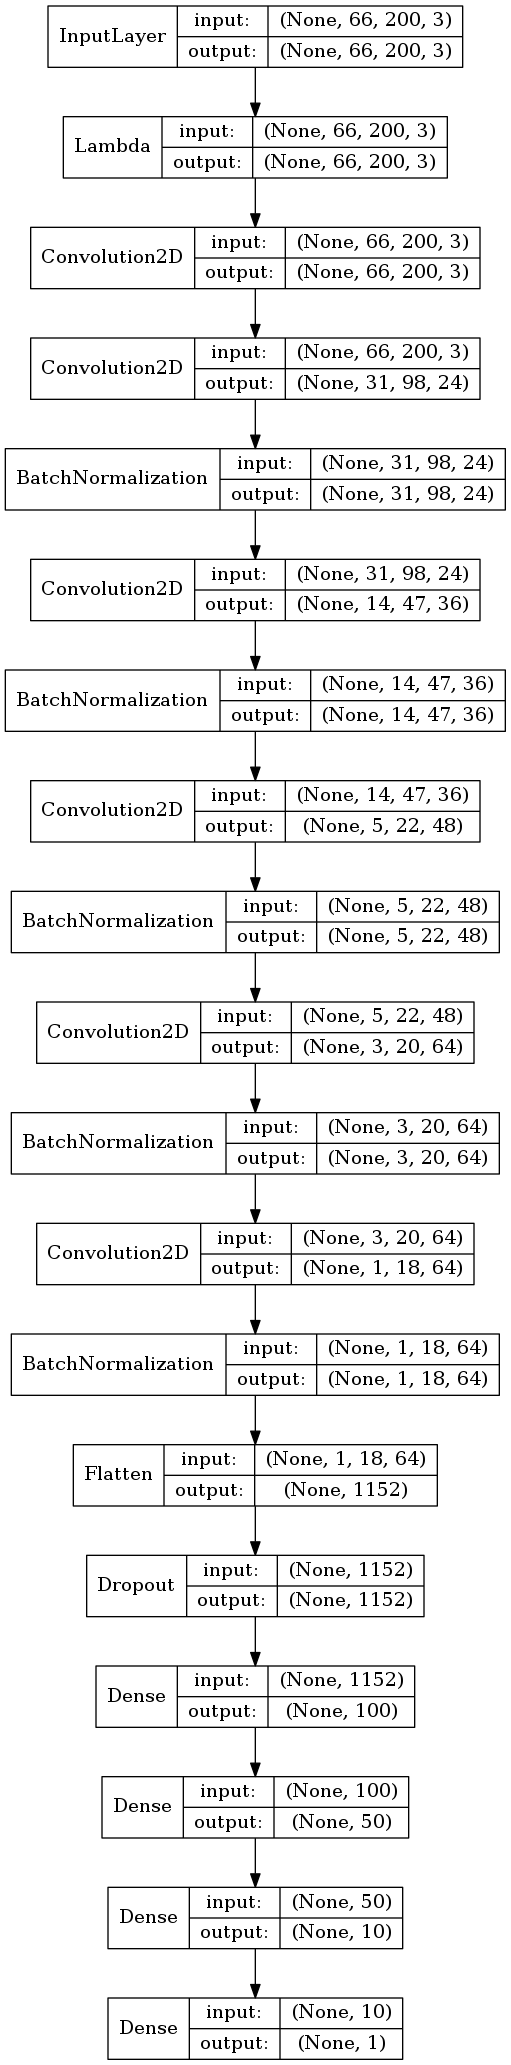

Python code for this plot:
import csv
import cv2
import numpy as np
from sklearn.model_selection import train_test_split
from sklearn.utils import shuffle
from keras.callbacks import ModelCheckpoint, LambdaCallback
from keras.utils.visualize_util import plot
from keras.models import load_model
import tensorflow as tf
import random

import matplotlib.pyplot as plt
import json
import signal

# Signal handler to catch SIGINT to be able to pause the training
pause = False
def signal_handler(sig, frame):
        print("")
        global pause
        pause = True
signal.signal(signal.SIGINT, signal_handler)

def calc_correction_factor(measurement, left, correction_dist=40.0):
    """ Calculates the measurement for the left and right images.

    The corrected measurement is calculated by using a triangle with the sides 1 and correction_dist
    and the angle measurement between both. With these the corresponding angle for the side image is
    calculated.

    Args:
        measurement:    the original measurement for the center image
        left:           bool if the measurement is for the left or the right image
    Returns:
        the corrected measurement
    """
    b = 1.0
    c = correction_dist
    if left:
        alpha = 90+measurement*25.0
    else:
        alpha = 90-measurement*25.0
    a = np.sqrt(b**2.0+c**2.0-2.0*b*c*np.cos(np.deg2rad(alpha)))
    gamma = np.rad2deg(np.arcsin((c*np.sin(np.deg2rad(alpha)))/a))
    if left:
        return (90-gamma)/25.0
    else:
        return (gamma-90)/25.0

def loadData(paths, reduce_zero_measurement=1, side_image_prob=1, correction_dist=40.0, gauss_noise=0.01,
                measurement_threshhold=0):
    """ Loads the cvs files from all given paths.

    Args:
        paths:                      list of paths which contain the training data
        reduce_zero_measurement:    probability for including measurements which are zeroself.
                                    Used to reduce the high amount of zero measurements
        side_image_prob:            probability for including each side image
        correction_dist:            factor to calculate the corecction for the side images
        gauss_noise:                std of gaussian noise which is added to the measurements
        measurement_threshhold:     threshhold to include only measurements which are greater then this threshhold
    Returns:
        images:                     the paths of the images
        measurements:               the corresponding measurements for the images
    """
    image_paths = list(map(lambda path: path+"IMG/", paths))
    cvs_paths = list(map(lambda path: path+"driving_log.csv", paths))

    images = []
    measurements = []
    normal_image_count = 0
    zero_measurement_count = 0
    side_image_count = 0

    for image_path, cvs_path in zip(image_paths, cvs_paths):
        with open(cvs_path) as csvfile:
            reader = csv.reader(csvfile)
            for line in reader:
                source_path = line[0]
                source_path_left = line[1]
                source_path_right = line[2]
                filename = source_path.split('/')[-1]
                filename_left = source_path_left.split('/')[-1]
                filename_right = source_path_right.split('/')[-1]

                try:
                    measurement = float(line[3])
                except ValueError:
                    continue
                if np.abs(measurement) < measurement_threshhold:
                    continue
                if measurement==0 and random.random()<reduce_zero_measurement:
                    images.append(image_path + filename)
                    measurements.append(measurement+random.gauss(0.0, gauss_noise))
                    zero_measurement_count += 1
                    if random.random()<side_image_prob:
                        images.append(image_path + filename_left)
                        measurements.append(calc_correction_factor(measurement, True, correction_dist=correction_dist)+random.gauss(0.0, gauss_noise))
                        side_image_count += 1
                    if random.random()<side_image_prob:
                        images.append(image_path + filename_right)
                        measurements.append(calc_correction_factor(measurement, False, correction_dist=correction_dist)+random.gauss(0.0, gauss_noise))
                        side_image_count += 1
                if measurement!=0:
                    images.append(image_path + filename)
                    measurements.append(measurement+random.gauss(0.0, gauss_noise))
                    normal_image_count += 1

                    if random.random()<side_image_prob:
                        images.append(image_path + filename_left)
                        measurements.append(calc_correction_factor(measurement, True, correction_dist=correction_dist)+random.gauss(0.0, gauss_noise))
                        side_image_count += 1
                    if random.random()<side_image_prob:
                        images.append(image_path + filename_right)
                        measurements.append(calc_correction_factor(measurement, False, correction_dist=correction_dist)+random.gauss(0.0, gauss_noise))
                        side_image_count += 1

    #print("#Normal measurement samples: "+str(normal_image_count*augmentation_factor))
    #print("#Zero measurement samples: "+str(zero_measurement_count*augmentation_factor))
    #print("#Side image samples: "+str(side_image_count*augmentation_factor))
    return images, measurements

def getData(data, batch_size=16):
    """ Generator which loads the images from the disk and yields them

    Args:
        data:       list of tupels of images and measurements
        batch_size: the size of the batches which are generated
    Returns:
        yields a list of training data which labels
    """
    batch_size = batch_size//augmentation_factor
    nb_data = len(data)

    while 1:
        shuffle(data)
        for offset in range(0, nb_data, batch_size):
            batch_data = data[offset:offset+batch_size]

            images = []
            measurements = []
            for batch_data_line in batch_data:
                measurement = batch_data_line[1]
                current_path = batch_data_line[0]

                image = cv2.cvtColor(cv2.imread(current_path), cv2.COLOR_BGR2HSV)
                image = cv2.resize(image[60:135, :, :], (200,66))

                images.append(image)
                measurements.append(measurement)
                images.append(cv2.flip(image, 1))
                measurements.append(measurement*-1.0)

            X_train = np.array(images, dtype=np.uint8)
            y_train = np.array(measurements)
            yield shuffle(X_train, y_train)

def cap_data(images, measurements, max_bin_size=50, bin_step=0.0005):
    """ Sorts the give images and measurements in bins and the limits the size of this bins

    Args:
        images:       list of images
        measurements: meas corresponding to the images
        max_bin_size: maximal amount of data which can be in each bin
        bin_step:     the step size of the bins
    Returns:
        capped_images:       the images which respect to the maximal bin size
        capped_measurements: the corresponding measurements
    """
    data = shuffle(list(zip(images, measurements)))
    images, measurements = zip(*data)
    images = list(images)
    measurements = list(measurements)
    measurements = np.array(measurements)
    images = np.array(images)
    index_range = [x+int(1.0/bin_step) for x in range(-int(1.0/bin_step), int(1.0/bin_step)+1,1)]
    bins = [x/(1.0/bin_step) for x in range(-int(1.0/bin_step), int(1.0/bin_step),1)]

    bins_index = np.digitize(measurements, bins)
    data = []
    for bin in index_range:
        i = images[bins_index==bin]
        i = i[:min(len(i),max_bin_size)]
        m = measurements[bins_index==bin]
        m = m[:min(len(m),max_bin_size)]
        data.append((i,m))
    capped_measurements = []
    capped_images = []
    for bin in data:
        capped_images.extend(bin[0])
        capped_measurements.extend(bin[1])
    return capped_images, capped_measurements

def getModel():
    """ Generates the model. The model is nearly the same as in the given nvidia paper

    Returns:
        modle: the generated keras model
    """
    from keras.models import Sequential
    from keras.layers import Flatten, Dense, Lambda, Activation, Dropout
    from keras.layers.convolutional import Convolution2D, Cropping2D
    from keras.layers.pooling import AveragePooling2D
    from keras.layers.normalization import BatchNormalization
    from keras.layers.noise import GaussianNoise

    model = Sequential()
    model.add(Lambda(lambda x: x/255.0 - 0.5 , input_shape=(66,200,3)))
    model.add(Convolution2D(3,1,1))
    model.add(Convolution2D(24,5,5,subsample=(2,2), activation='relu'))
    model.add(BatchNormalization())
    model.add(Convolution2D(36,5,5,subsample=(2,2), activation='relu'))
    model.add(BatchNormalization())
    model.add(Convolution2D(48,5,5,subsample=(2,2), activation='relu'))
    model.add(BatchNormalization())
    model.add(Convolution2D(64,3,3, activation='relu'))
    model.add(BatchNormalization())
    model.add(Convolution2D(64,3,3, activation='relu'))
    model.add(BatchNormalization())
    model.add(Flatten())
    model.add(Dropout(0.5))
    model.add(Dense(100, activation='relu'))
    model.add(Dense(50, activation='relu'))
    model.add(Dense(10, activation='relu'))
    model.add(Dense(1))

    return model

def show_images_with_angle(train_data):
    for imagepath, m in train_data:
        image = cv2.cvtColor(cv2.imread(imagepath), cv2.COLOR_BGR2RGB)
        shape = image.shape
        cv2.line(image,(shape[1]//2,shape[0]*19//20),(shape[1]//2+int((shape[0]*19//20)*m),0),(255,0,0),5)
        plt.imshow(image)
        plt.show()

def plot_histo(measurements, bin_step=0.0005):
    plt.rcdefaults()
    measurements_list = list(measurements)
    measurements_list.extend([measurement * -1.0 for measurement in measurements])
    fig, ax1 = plt.subplots(1,1)
    bins = [x/(1.0/bin_step) for x in range(-int(1.0/bin_step), int(1.0/bin_step),1)]
    ax1.hist(measurements_list, bins=bins)
    ax1.set_title('Number of training pictures per label')
    ax1.set_ylabel("Amount")
    ax1.set_xlabel("Label as Number")
    plt.show()

def pause_callback():
    """ Callback which only waits for an input """
    global pause
    if pause:
        wait = input("Press return to continue.")
        pause = False

def load_saved_model():
    """ Used to load a model """
    filepath = ""
    initial_epoch = 0
    model = load_model(filepath)
    return model, initial_epoch


# Fixed parameters which not affect the training ot data
SHOW_PLOTS = False
DEBUG = False
LOAD_MODEL = False
augmentation_factor = 2

# Paths of the training data
paths = []
paths_track1 = ["./data/",
         "./recorded_data/track1-fastest/",
         "./recorded_data/track1-forward-fastest/",
         "./recorded_data/track1-forward-fast/",
         "./recorded_data/track1-forward-simple/",
         "./recorded_data/track1-forward-beautiful/",
         "./recorded_data/track1-backward-fastest/",
         "./recorded_data/track1-backward-fast/",
         "./recorded_data/track1-backward-simple/",
         "./recorded_data/track1-backward-beautiful/"
         ];
paths.append(paths_track1)
paths_track2 = [
         "./recorded_data/track2-forward-fastest/",
         "./recorded_data/track2-forward-simple/"
         ];
paths.append(paths_track2)
""" Track 1
correction_dist=40.0
side_image_prob=0.4
gauss_noise=0.005
epochs = 10
batch_size = 32


reduce_zero_measurement=0.1
max_bin_size=30
bin_step=0.0005
"""

# Parameters which will affect the training data
correction_dist=30.0
side_image_prob=0.3
gauss_noise=0.005
reduce_zero_measurement = 0.2
measurement_threshhold = 0.0
max_bin_size=5
bin_step=0.0005

# Paramets for training
epochs = 100
batch_size = 32


# Load training data
images_track1, measurements_track1 = loadData(paths_track1, reduce_zero_measurement=reduce_zero_measurement,
                                              side_image_prob=side_image_prob,
                                              correction_dist=correction_dist,
                                              gauss_noise=gauss_noise,
                                              measurement_threshhold=measurement_threshhold)
images_track2, measurements_track2 = loadData(paths_track2, reduce_zero_measurement=reduce_zero_measurement,
                                            side_image_prob=side_image_prob,
                                            correction_dist=correction_dist,
                                            gauss_noise=gauss_noise,
                                            measurement_threshhold=measurement_threshhold)
if SHOW_PLOTS:
    plot_histo(measurements_track1 + measurements_track2, bin_step=bin_step)
print("#Samples track 1: "+str(len(images_track1)))
print("#Samples track 2: "+str(len(images_track2)))

# Sort data in bin and limit the bin size
images_track1, measurements_track1 = cap_data(images_track1, measurements_track1, max_bin_size=max_bin_size, bin_step=bin_step)
images_track2, measurements_track2 = cap_data(images_track2, measurements_track2, max_bin_size=max_bin_size, bin_step=bin_step)
if SHOW_PLOTS:
    plot_histo(measurements_track1 + measurements_track2, bin_step=bin_step)
print("#Samples track 1 after capping: "+str(len(images_track1)))
print("#Samples track 2 after capping: "+str(len(images_track2)))

images = []
images.extend(images_track1)
images.extend(images_track2)
measurements = []
measurements.extend(measurements_track1)
measurements.extend(measurements_track2)

# Generate train and validation set
data = list(zip(images, measurements))
train_data, validation_data = train_test_split(data, test_size=0.2, shuffle=True)
print("#Train samples: "+str(len(train_data)*augmentation_factor))
print("#Validation samples: "+str(len(validation_data)*augmentation_factor))

# Get generators for data
train_generator = getData(train_data, batch_size=batch_size)
validation_generator = getData(validation_data, batch_size=batch_size)

# Define a name for the model
model_name = ("model_track2_correction_"+str(correction_dist) +
                  ".side_prob_"+str(side_image_prob) +
                  ".reduce_zero_measurement_"+str(reduce_zero_measurement) +
                  ".gauss_noise_"+str(gauss_noise) +
                  ".max_bin_size"+str(max_bin_size)
              )
# Get Callbacks for saving and pause
model_checkpoint = ModelCheckpoint('./models/'+model_name+'.{epoch:02d}-{val_loss:.4f}.h5')
pause_checkpoint = LambdaCallback(on_epoch_begin=lambda epoch, logs: pause_callback(),
                                  on_epoch_end=lambda epoch, logs: pause_callback(),
                                  on_batch_begin=lambda epoch, logs: pause_callback(),
                                  on_batch_end=lambda epoch, logs: pause_callback()
                                  )

# Load model or complie new one
if not LOAD_MODEL:
    model = getModel()
    initial_epoch = 0
    model.compile(loss='mse', optimizer='adam')
else:
    model, initial_epoch = load_saved_model()
model.summary()
plot(model, to_file='models/' + model_name + '.png', show_shapes=True, show_layer_names=False)

# Dict to save the parameters
dict = {
        'correction_dist':correction_dist,
        'gauss_noise':gauss_noise,
        'reduce_zero_measurement':reduce_zero_measurement,
        'side_image_prob':side_image_prob,
        'bin_step':bin_step,
        'max_bin_size':max_bin_size,
        'batch_size':batch_size,
        'data':paths,
        'model':json.loads(model.to_json())
        }
with open('./models/' + model_name + '.json','w') as file:
    json.dump(dict, file, indent=4)

# Train model
model.fit_generator(train_generator,
    samples_per_epoch=len(train_data)*augmentation_factor,
    validation_data=validation_generator,
    nb_val_samples=len(validation_data)*augmentation_factor,
    nb_epoch=epochs,
    initial_epoch=initial_epoch,
    callbacks=[model_checkpoint,pause_checkpoint])
